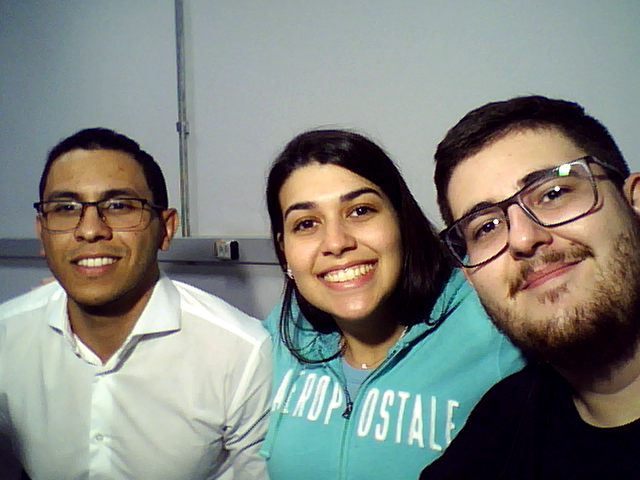
#> input picture labs/lab2/codigos/imagens/foto164.png, 640 x 480 px, found by its file name
$ python cod1.py
#> lines starting #> are read from the running program, lines starting #| are printed output that depends on the picture
import numpy as np
import cv2 as cv
import os
from matplotlib import pyplot as plt
# img = cv.imread('./labs/lab2/codigos/imagens/opencv_logo.png')
img = cv.imread(f"{os.getcwd()}/labs/lab2/codigos/imagens/foto164.png")
#> img is the input picture: shape (480, 640, 3); mean B, G, R 126.3, 133.2, 129.9
img = cv.cvtColor(img, cv.COLOR_BGR2RGB)
assert img is not None, "file could not be read, check with os.path.exists()"
kernel = np.ones((5,5),np.float32)/25
dst = cv.filter2D(img,-1,kernel)
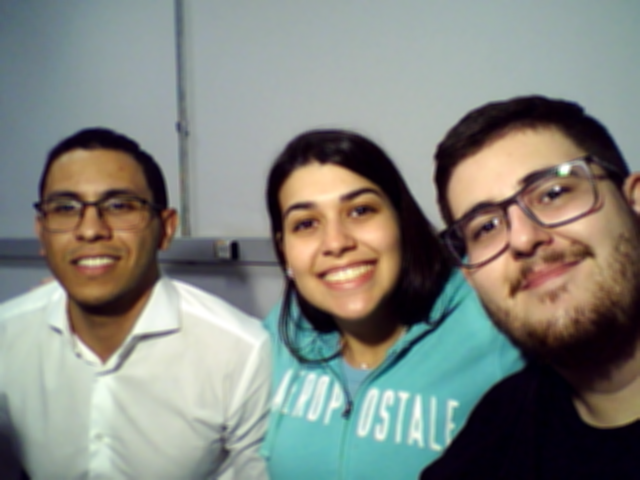
#> dst: shape (480, 640, 3); mean R, G, B 129.9, 133.2, 126.3
plt.subplot(121),plt.imshow(img),plt.title('Original')
plt.xticks([]), plt.yticks([])
plt.subplot(122),plt.imshow(dst),plt.title('Averaging')
plt.xticks([]), plt.yticks([])
plt.savefig(f"{os.getcwd()}/labs/lab2/codigos/imagens/codigo_1.png", bbox_inches='tight', dpi=300)
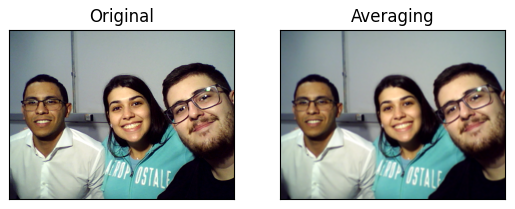
#> figure drawn by matplotlib, 2 panels
plt.show()
